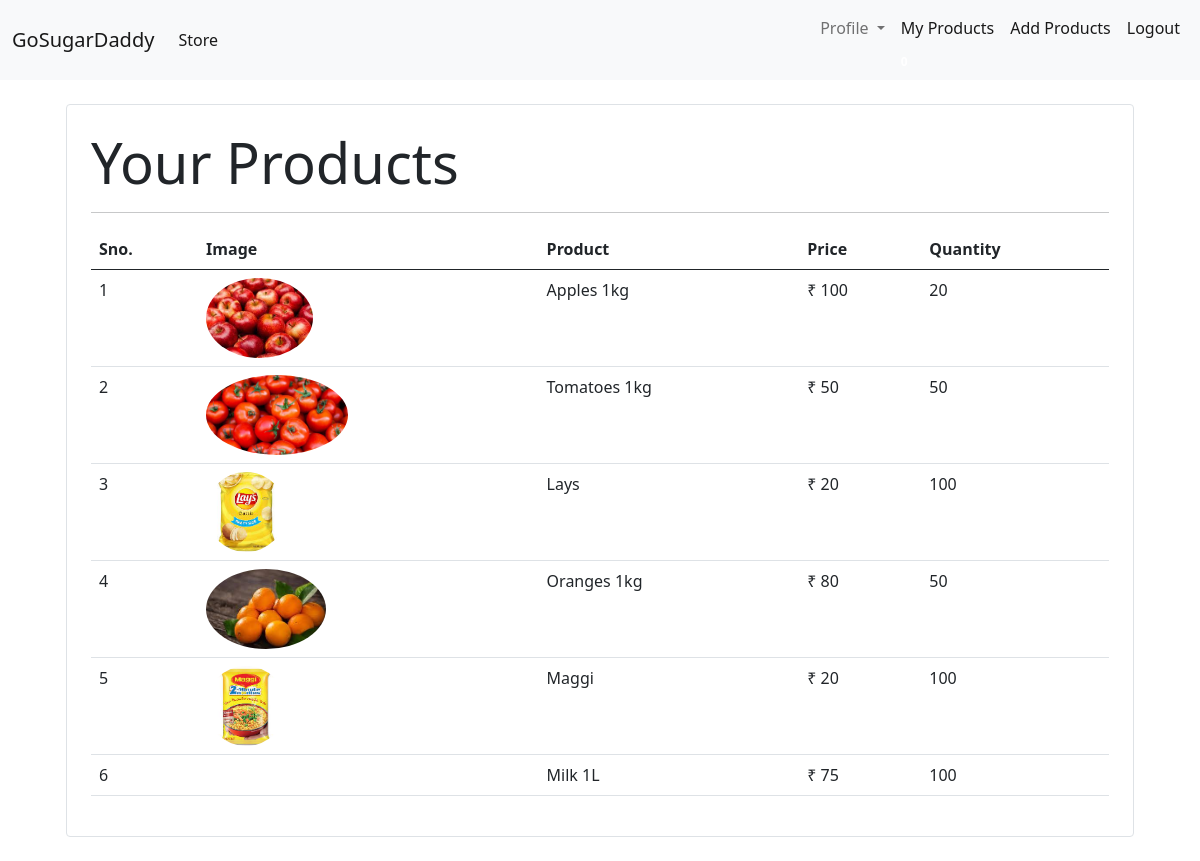
/my_products (signed in), run on the app's committed database.
### store/models/product.py (models this page shows, shortened)
class Product(models.Model):
    name=models.CharField(max_length=50)
    price=models.IntegerField(default=0)
    category=models.ForeignKey(Categorie ,on_delete=models.CASCADE, default=1)
    description=models.CharField(max_length=200 , default='Description not available' , null=True , blank=True)
    image=models.ImageField(upload_to='media/')
    quantity=models.IntegerField(default=10)
    seller = models.ForeignKey(Customer,on_delete=models.CASCADE,default=None)
    @staticmethod
    def get_products_by_seller(customer_id):
        return Product.objects.filter(seller=customer_id)

### store/views.py (the view)
# urls.py: path('my_products', ProductsView.as_view()),
class ProductsView(View):
    def get(self , request ):
        customer = request.session.get('customer_id')
        products = Product.get_products_by_seller(customer)
        print(products)
        return render(request , 'my_products.html'  , {'products' : products})

### store/templatetags/custom_filter.py (called while the page is built)
@register.filter(name='currency')
def currency(number):
    return "₹ "+str(number)

### store/templates/my_products.html
{% extends 'base2.html' %}
{% block content %}
{% load cart %}
{% load custom_filter %}
<div class="container">
   <div class="border rounded p-4 m-4">
        <p class="display-4 pl-4 ml-4">Your Products</p>
        <hr>
        <table class="table">
            <thead>
                <tr>
                    <th>Sno.</th>
                    <th>Image</th>
                    <th>Product</th>
                    <th>Price</th>
                    <th>Quantity</th>
                </tr>
            </thead>
            <tbody>
                {% for product in products %}
                <tr>
                    <td>{{forloop.counter}}</td>
                    <td><img style="height: 80px;" class="rounded-circle" src="{{product.image.url}}" alt=""></td>
                    <td>{{product.name}}</td>
                    <td>{{product.price|currency}}</td>
                    <td>{{product.quantity}}</td>
                </tr>
                {% endfor %}
            </tbody>
        </table>
   </div>
</div>
{% endblock %}

### data on the page
Product: image (picture), name "Apples 1kg", price "₹ 100", quantity "20"
Product: image (picture), name "Tomatoes 1kg", price "₹ 50", quantity "50"
Product: image (picture), name "Lays", price "₹ 20", quantity "100"
Product: image (picture), name "Oranges 1kg", price "₹ 80", quantity "50"
Product: image (picture), name "Maggi", price "₹ 20", quantity "100"
Product: name "Milk 1L", price "₹ 75", quantity "100"
